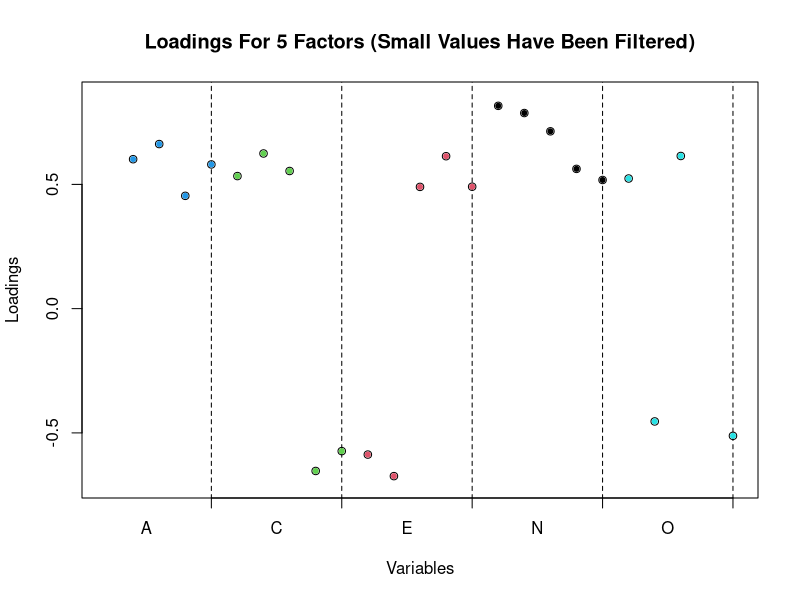

Recreate this plot in R.
####
#### Subset of data from the Synthetic Aperture Personality Assessment (SAPA). For each 
#### of 1000 individuals, we have 25 self-report personality variables. The variables are 
#### organized into five predefined categories: agreeableness (A), conscientiousness (C), 
#### extraversion (E), neuroticism (N), and openness (O). 
#### 

## Load data from 'psych' package.
library(psych)
data(bfi)

##
## Factor analysis can be used to construct "factors" from scratch, without knownledge of 
## the five predefined categories. It is of interest to see whether the factor analysis 
## factors match the predefined categories.
##

fa <- factanal(covmat = cor(bfi[, 1:25], use = "complete.obs"), factors = 5)
print(loadings(fa), cutoff = 0.25)

ll <- loadings(fa)
ll[abs(ll) < 0.4] <- 0

pdf("figures/bfi_fa.pdf", height = 5)
plot(c(1, 25), c(-0.7, 0.85), xlab = "Variables", ylab = "Loadings", type = "n", 
  xaxt = "n", main = "Loadings For 5 Factors (Small Values Have Been Filtered)")
axis(1, at = seq(5, 25, by = 5), labels = FALSE)
axis(1, at = seq(2.5, 22.5, by = 5), labels = c("A", "C", "E", "N", "O"), tick = FALSE)
for(i in 1:5)
  lines(rep(i * 5, 2), c(-1, 1), lty = 2)
for(i in 1:5) {
  ii <- (1:25)[ll[, i] != 0]
  points(ii, ll[ii, i])
  points(ii, ll[ii, i], pch = 20, col = i)
}
dev.off()
